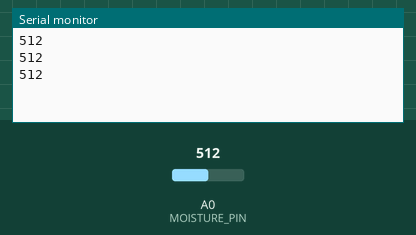
The sketch below on a simulated Arduino Uno, built with avr-gcc and run on an emulated ATmega328P. Shown: the last lines printed to the serial monitor. Inputs (shaded band) come from the test bench; at power-on: A0 (MOISTURE_PIN) = 512.

Above: at 1.3 s.
1.4 s: A0 (MOISTURE_PIN) set to 716
At 1.9 s:
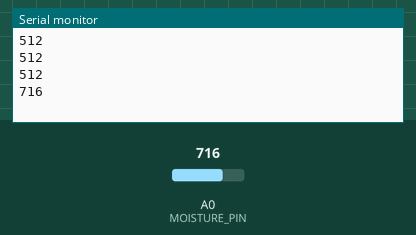
2.9 s: A0 (MOISTURE_PIN) set to 900
At 3.4 s:
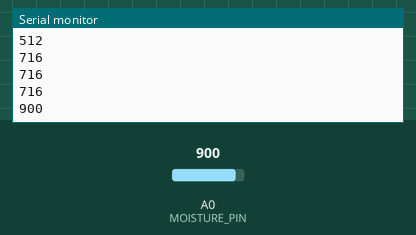
Timing chart, 0 to 5.9 s (numbered marks = the images above; inputs shaded):
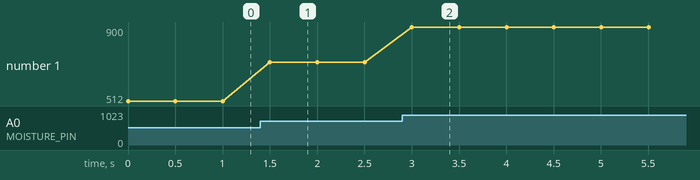

The sketch:

soil_moisture_sensor_demo.ino
```cpp
#define MOISTURE_PIN 0

void setup() {
  Serial.begin(9600);
  pinMode(MOISTURE_PIN, INPUT);
}

void loop() {
  int moistureVal = analogRead(MOISTURE_PIN);
  Serial.println(moistureVal);
  delay(500);
}
```

Measured:
- after the input at 1.4 s, the serial monitor: prints a new line after 0.10 s (image 1)
- after the input at 2.9 s, the serial monitor: prints a new line after 0.10 s (image 2)
- plotted number 1: 512 → 716 after the input at 1.4 s, 716 → 900 after the input at 2.9 s
